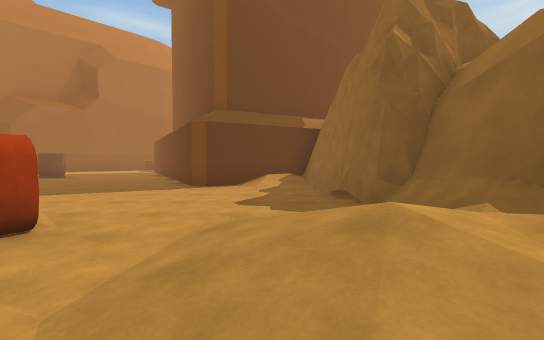
View 1 (above)

18 first-person views from a walk through a scene from a Unity 3-D project. The camera is 1.2 m above the floor, tilts 2° down and sees 90° across. The floor is counted in squares, 2 m on a side. Each view is taken from the middle of a square. On the plan, view 1 faces up. The plan holds only what a view shows up to about 9 squares ahead; the rest is blank. The place goes on beyond the plan. The player is left out.

View 2
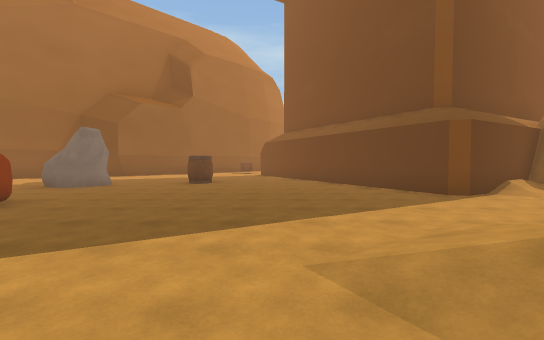

View 3
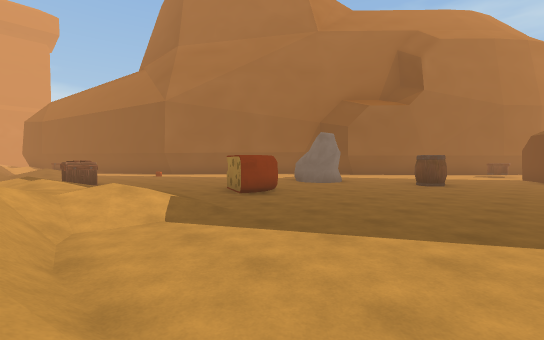

View 4
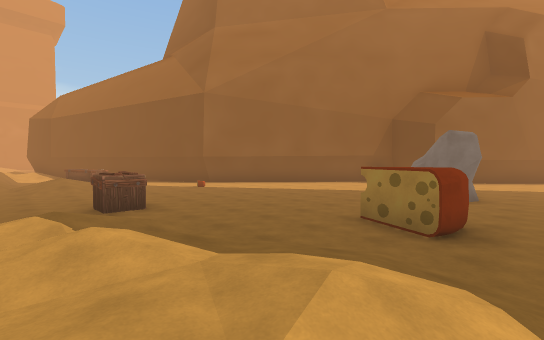

View 5
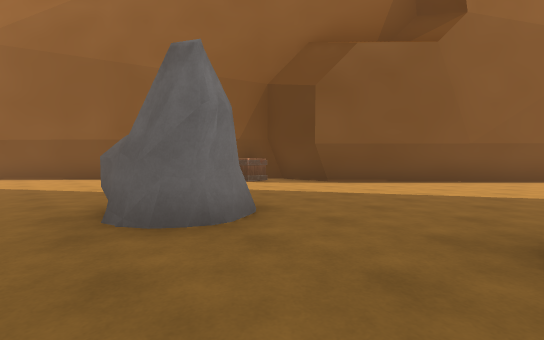

View 6
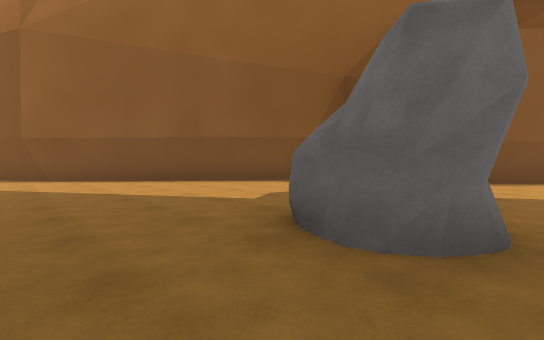

View 7
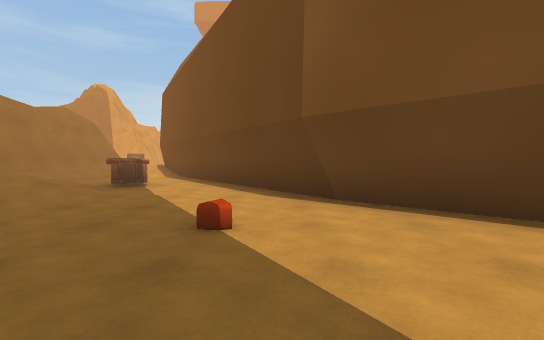

View 8
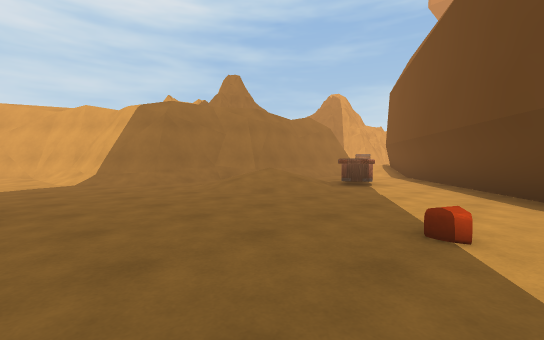

View 9
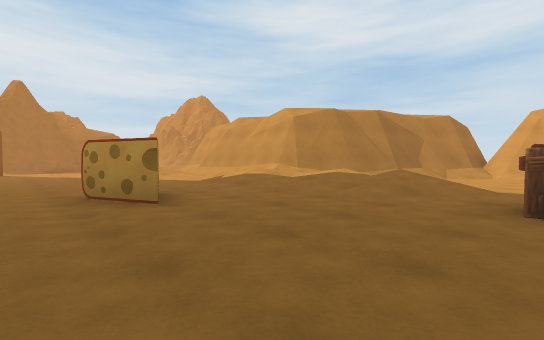

View 10
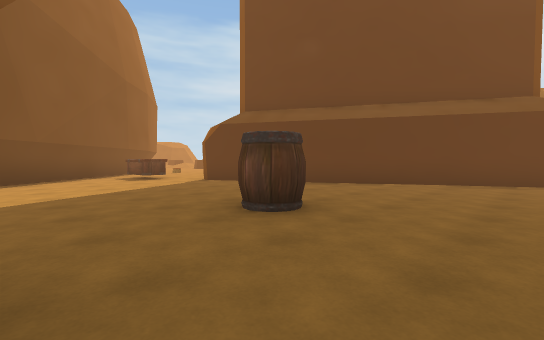

View 11
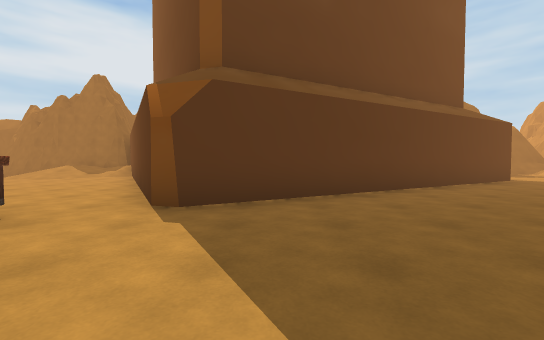

View 12
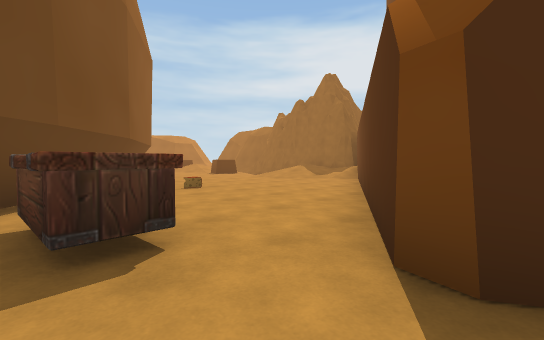

View 13
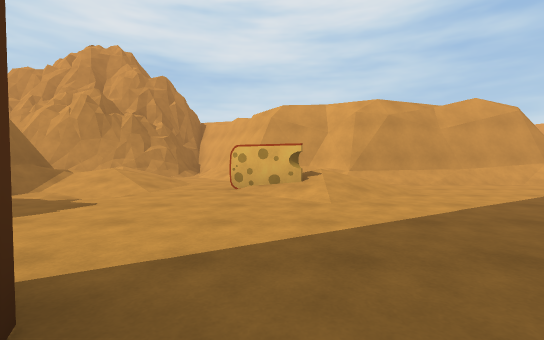

View 14
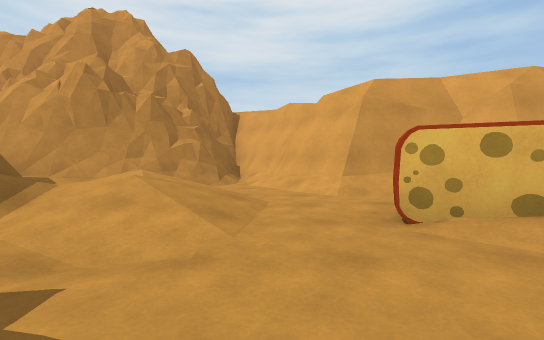

View 15
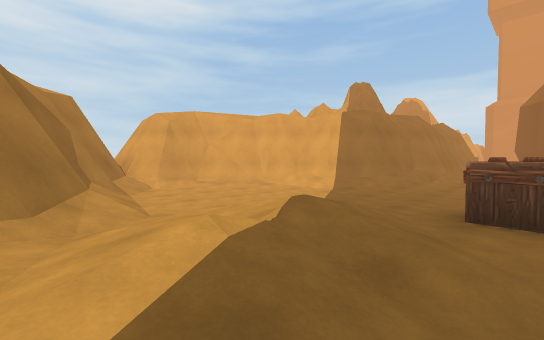

View 16
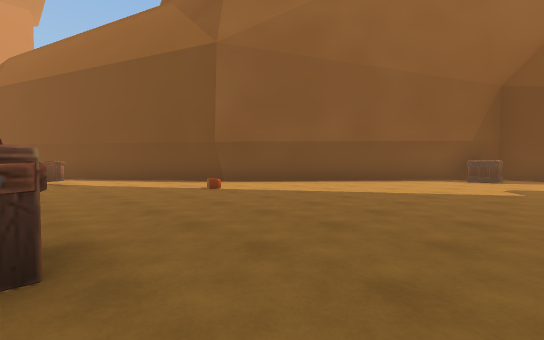

View 17
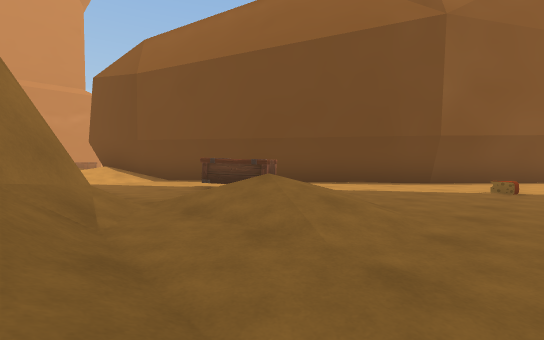

View 18
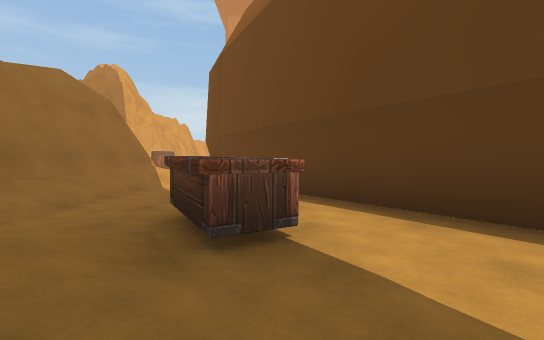

### Floor plan
Key: @ floor where view 1 was taken; # wall or solid block; . main floor; : floor 0.25 m higher than the main floor; / step, stairs or slope; ^ raised ledge; C cheese; B barrel; R crate; O other object.
Columns run from 28 left of view 1 to 3 right of it. Each row starts with its distance up from view 1.
 22                       #..../
 21                      #...../
 20                     ##.C...:/
 19                    ##......:#
 18                   ##RR....###
 17                  ##.RR..###
 16                ###.....##
 15              ###......##
 14             ###.......##
 13            ##R.........##
 12           ##............#
 11          ##........B....##
 10         ##......O..BB....#
  9        ##......OO........##  #
  8       ##..................####
  7      ##...................#./##
  6    ###...C.......C.........../#
  5   ##............CC.........../#
  4  ##.RR./.......:......../..../#
  3 ##..R////...R./////....///..//##
  2 //...:///...://////....//C..//##
  1 ///////::....///////////::..///#
  0 #^######//....//#########//.@//#
 -1        ###/..../#       ###/:/##
 -2          #/....##         ##/##
 -3          ##/...#           ###
 -4           ##/.##
 -5            ####

Positions as (right, up) in squares from view 1, and headings:
1: (0, 0), facing up
2: (-6, 1), facing up
3: (-6, 1), facing up-left
4: (-10, 1), facing up-left
5: (-9, 8), facing up-left
6: (-11, 7), facing up-left
7: (-17, 7), facing left
8: (-17, 7), facing down-left
9: (-16, 7), facing down-right
10: (-11, 8), facing up-right
11: (-10, 14), facing right
12: (-8, 15), facing up-right
13: (-3, 8), facing down
14: (-1, 5), facing down
15: (-12, 3), facing down-left
16: (-14, 3), facing up-left
17: (-19, 0), facing up-left
18: (-21, 4), facing left
